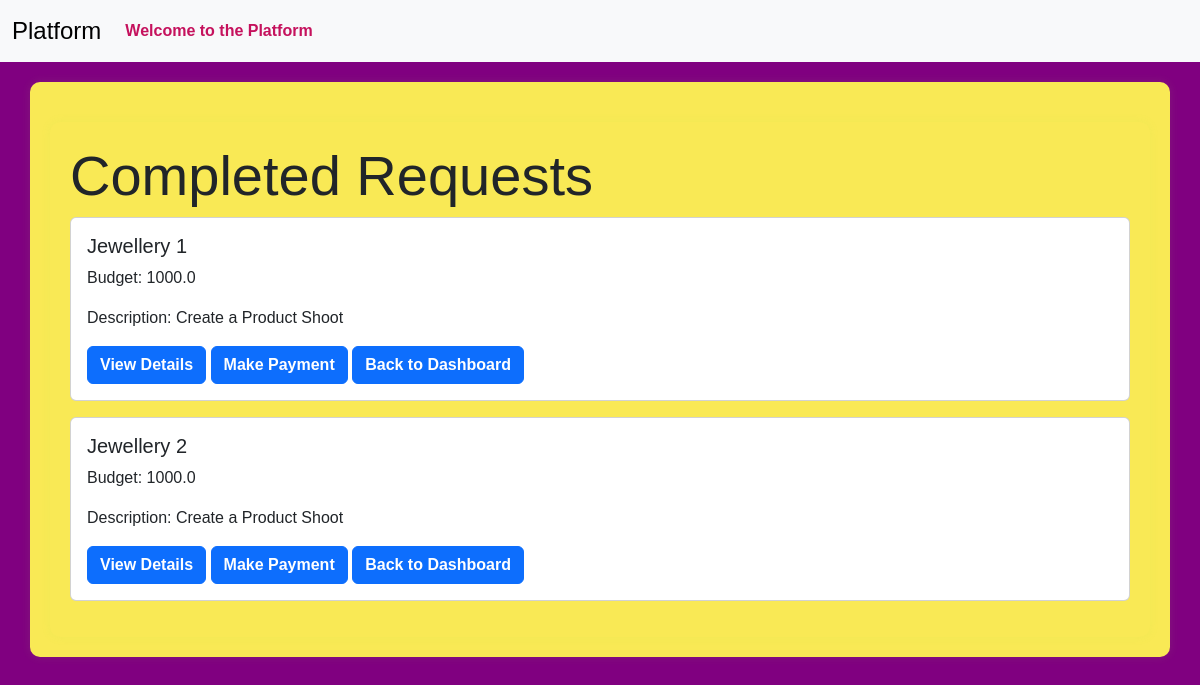
/completed_requests (signed in), run on an earlier commit of the app's database.
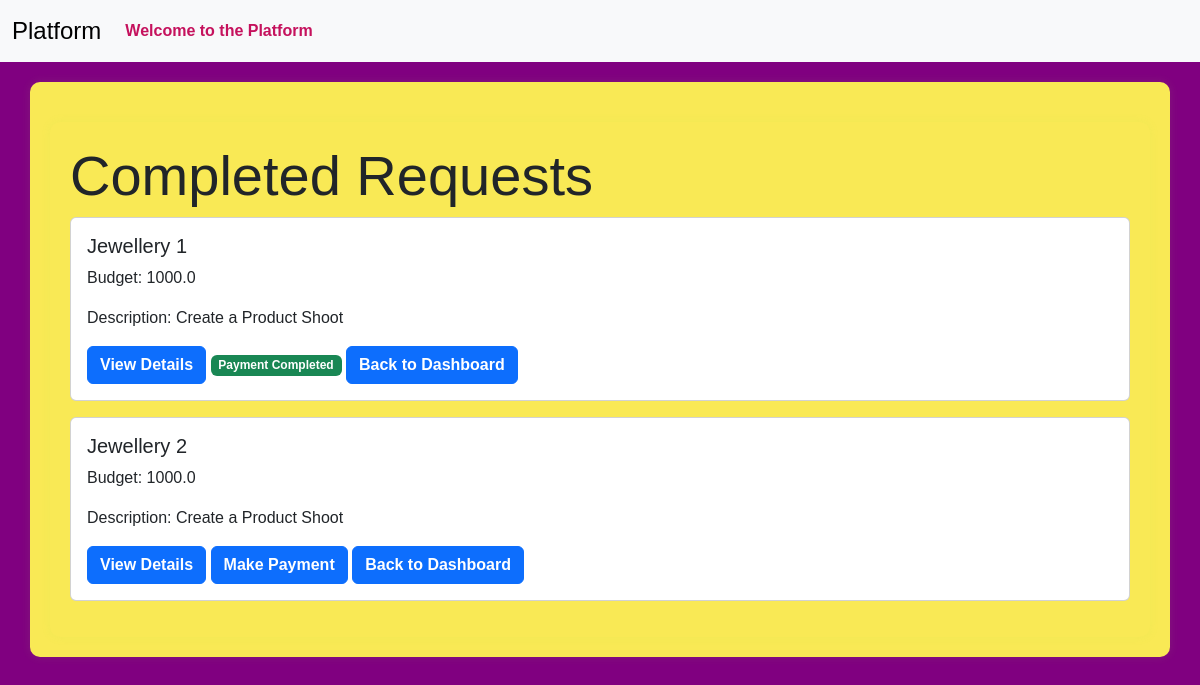
And on a later commit of the database.
### models.py (models this page shows)
class Campaign(db.Model):
    __tablename__ = 'campaign'
    id = Column(Integer, primary_key=True)
    name = Column(String(256), unique=False)
    description = Column(Text, nullable=True)
    start_date = Column(Date, nullable=False,default=date.today())
    end_date = Column(Date, nullable=False,default=lambda:date.today()+timedelta(days=30))
    budget = Column(Float, nullable=False,default=0.0)
    visibility = Column(Enum('public', 'private', name='visibility_enum'), nullable=False, default='public')
    sponsor_id = Column(Integer, ForeignKey('sponsor.id'), nullable=False)
    flagged = Column(Boolean, default=False)
    status = Column(String(20), nullable=False,default='In Progress')
    niche = db.Column(db.Enum(NicheEnum), nullable=True)
    completion_status = Column(Boolean, default=False)
    sponsor = relationship('Sponsor', backref='campaigns', overlaps="sponsor_campaigns,sponsor_relation")

### routes.py (the view)
@app.route('/completed_requests')
@login_required
def completed_requests():
    if not isinstance(current_user,Sponsor):
        return "Unauthorized", 403
    completed_campaigns=Campaign.query.filter(Campaign.sponsor_id==current_user.id, Campaign.status.in_(['Completed','Payment Completed'])).all()
    return render_template('completed_requests.html', completed_campaigns= completed_campaigns)

### app.py (called while the page is built)
@login_manager.user_loader
def load_user(user_id):
    return User.query.get(int(user_id))

### templates/completed_requests.html (shortened to what this page needs)
{% extends 'layout.html' %}
{% block content %}
<div class="container">
    <h1 class="display-4"> Completed Requests</h1>
    {% for campaign in completed_campaigns %}
      <div class="card mb-3">
        <div class="card-body">
            <h5 class="card-title">{{campaign.name}}</h5>
            <p>Budget: {{campaign.budget}}</p>
            <p>Description: {{campaign.description}}</p>
            <a href="{{url_for('view_campaign',campaign_id=campaign.id)}}" class="btn btn-primary">View Details</a>
            {% if campaign.status == 'Payment Completed' %}
                    <span class="badge bg-success">Payment Completed</span>
            {% else %}
               <a href="{{url_for('make_payment',campaign_id=campaign.id)}}" class="btn btn-primary">Make Payment</a>
            {% endif %}
            <a href="{{url_for('sponsor_dashboard')}}" class="btn btn-primary">Back to Dashboard</a>
        </div>
      </div>
    {% endfor %}
</div>
{% endblock %}

What changed in the data, as far as the page shows it:
changed Campaign "Jewellery 1": status "Make Payment" → "Payment Completed"
